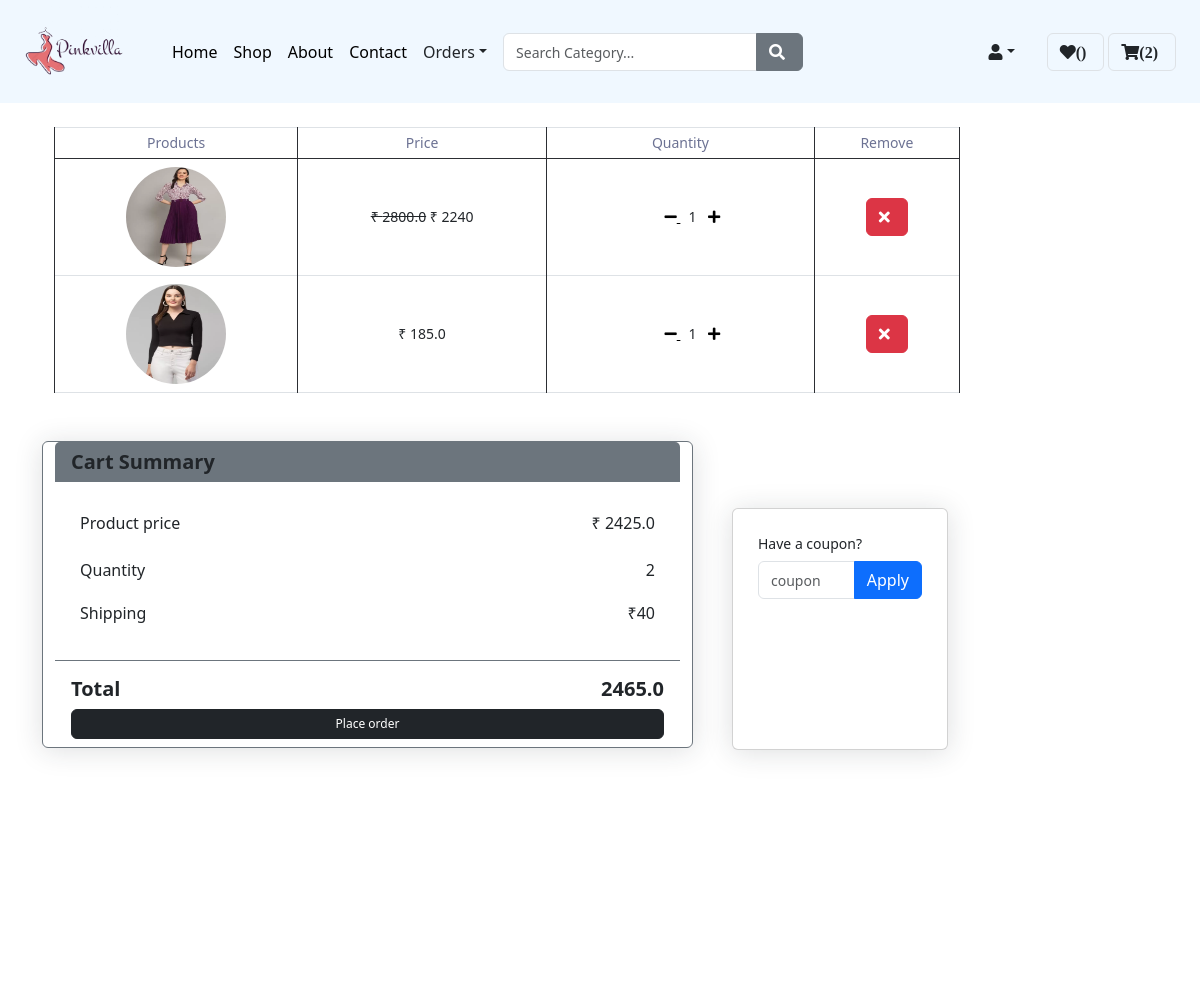
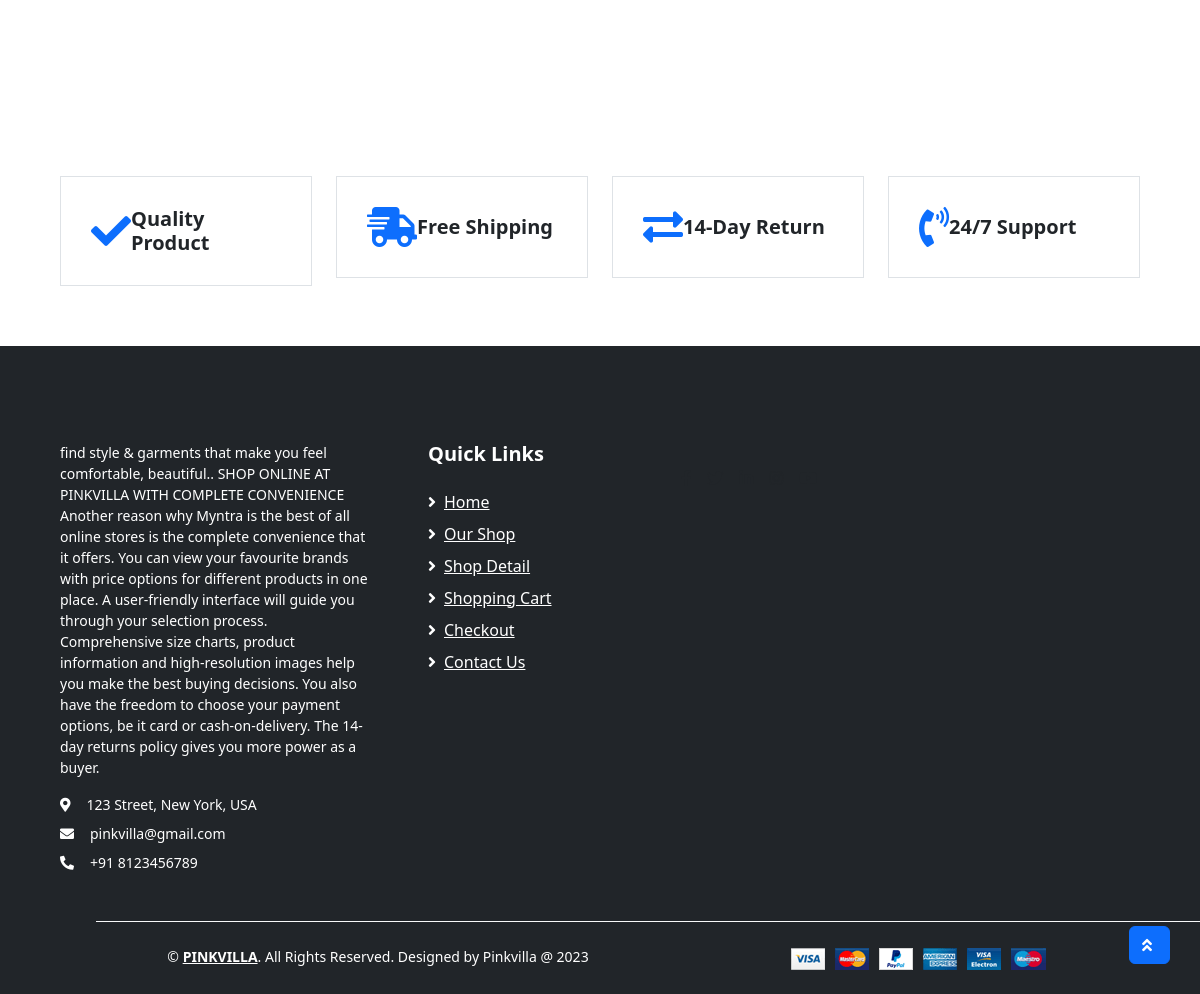
Page /show-cart/ (signed in) on the committed database (2 pictures, top to bottom).
### app1/models.py (models this page shows, shortened)
class Cart(models.Model):
    username = models.ForeignKey(custom_user,on_delete=models.CASCADE)
    variant = models.ForeignKey(Variant,on_delete=models.CASCADE)
    coupon = models.ForeignKey(Coupon, on_delete=models.SET_NULL,null=True,blank= True)
    discount_price= models.DecimalField(max_digits=10,decimal_places=2,default=0)
    quantity = models.PositiveIntegerField(default=1)
    offer = models.ForeignKey(Offer, on_delete=models.SET_NULL, null=True, blank=True)

class Variant(models.Model):
    id = models.AutoField(primary_key=True)
    variant = models.CharField(max_length=100,blank= True,null= True)
    Product = models.ForeignKey(Product,on_delete=models.CASCADE)
    Color = models.ForeignKey(Color,on_delete=models.CASCADE)
    Size = models.ForeignKey(Size,on_delete=models.CASCADE)
    quantity = models.IntegerField(default=1)
    price = models.FloatField(default=0)
    offer = models.ForeignKey(Offer, on_delete=models.SET_NULL, blank=True, null=True)
    image1 = models.ImageField(blank=True, upload_to='images/')
    image2 = models.ImageField(blank=True, upload_to='images/')
    image3 = models.ImageField(blank=True, upload_to='images/')
    image4 = models.ImageField(blank=True, upload_to='images/')

### app1/views.py (the view, shortened to what this page needs)
# urls.py: path('show-cart/', views.show_cart, name='show-cart'),
def show_cart(request):
    username = custom_user.objects.get(username=request.session["username"])
    cart_items = Cart.objects.filter(username=username)
    cart_count = cart_items.count()
    couponobj = None
    amount = 0
    quantityobj = 0
    for cart_item in cart_items:
        variant = cart_item.variant  # Get the variant associated with the cart item
        product = variant.Product  # Get the product associated with the variant
        if product.offer:
            if product.offer.offer_type == 'percentage':
                discounted_price = variant.price * (1 - product.offer.discount / 100)
            elif product.offer.offer_type == 'fixed_amount':
                discounted_price = variant.price - product.offer.discount
            else:
                discounted_price = variant.price
            item_price = discounted_price * cart_item.quantity
            item_price = round(item_price)   #using round function .. the item price is rounded
        else:
            item_price = variant.price * cart_item.quantity
        cart_item.item_price = item_price
        amount += item_price
        quantityobj += cart_item.quantity
    coupon_discount = 0
    if couponobj and couponobj.exists():
        coupon_discount = couponobj[0].discount_price
        amount = Decimal(amount) - coupon_discount
        print(amount)
    total = amount + 40
    context = {
        'cart': cart_items,
        'total': total,
        'amount': amount,
        'quantityobj': quantityobj,
        'coupon_discount': coupon_discount,
        'cart_count': cart_count
    }
    return render(request, 'addtocart.html', context)

### app1/templates/addtocart.html (shortened to what this page needs)
{% extends 'product_detail.html' %}
{% load static %}
{% block main-content %}
<div class="container mr-10 mt-4">
    <div class="col-lg-10  mb-5">
        <table class="table table-bordered text-center mb-2" >
            <thead class="bg-secondary text-dark">
                <tr>
                    <th>Products</th>
                    <th>Price</th>
                    <th>Quantity</th>
                    <th>Remove</th>
                </tr>
            </thead>
            <tbody class="align-middle">
                {% for item in cart %}
                <tr>
                    <td class="align-middle">
                        <img src="{{ item.variant.image1.url }}"  alt="" class="" style="height: 100px; width: 100px;">
                    </td>
                    <td>
                        {% if item.variant.Product.offer %}
                            <s>₹ {{ item.variant.price }}</s> ₹ {{ item.item_price }}
                        {% else %}
                            ₹ {{ item.variant.price }}
                        {% endif %}
                    </td>
                    <td class="align-middle">
                            <div class="p-3 ml-4 align-middle">
                                <a href="{% url 'cart_dec' item.id %}" class="mr-2" style="color: black;">
                                    <i class="fa fa-minus"></i>
                                </a>
                            {{item.quantity}}
                                <a href="{% url 'cart_inc' item.id %}" class="ml-2" style="color: black;">
                                    <i class="fa fa-plus"></i>
                                </a>
                            </div>
                    </td>
                    <td class="align-middle">
                        <a href="{% url 'cart_remove' item.id %}" class="btn btn-danger" onclick="return confirm('Do you want to remove this product from the cart?');">
                            <i class="fa fa-times"></i>
                        </a>
                    </td>
                </tr>
                {% endfor %}
            </tbody>
        </table>
    </div>
</div>
<div class="container pt-0 sm-0">
    <div class="card border-secondary col-sm-12 col-md-6 col-lg-7">
        <div class="card-header bg-secondary border-0">
            <h5 class="font-weight-semi-bold m-0">Cart Summary</h5>
         </div>
        <div class="card-body">
            <div class="d-flex justify-content-between mb-3 pt-1">
                <h6 class="font-weight-medium">Product price</h6>
                <h6 class="font-weight-medium">₹ {{amount}}</h6>
            </div>
            <div class="d-flex justify-content-between mb-3 pt-1">
                <h6 class="font-weight-medium">Quantity</h6>
                <h6 class="font-weight-medium">{{quantityobj}}</h6>
            </div>
            <div class="d-flex justify-content-between">
                <h6 class="font-weight-medium">Shipping</h6>
                <h6 class="font-weight-medium">₹40</h6>
            </div>
        </div>
        <div class="card-footer border-secondary bg-transparent">
            <div class="d-flex justify-content-between mt-2">
                <h5 class="font-weight-bold">Total</h5>
                <h5 class="font-weight-bold">{{total}}</h5>
            </div>
            <div class="d-grid">
                <a href="{% url 'checkout' %}" class="btn btn-dark" style="padding: 5px 10px; font-size: 12px;">Place order</a>
            </div>
        </div>
    </div>
</div>
<aside class="col-md-3" style="margin-left: 60%; margin-top: -20%; width: 20%;">
    <div class="card mb-6">
        <div class="card-body" style="height: 30vh;">
            <form method="POST">
                <div class="form-group">
                    <label>Have a coupon? </label>
                    <div class="input-group">
                        <input type="text" class="form-control" name="coupon" placeholder="coupon">
                        <span class="input-group-append">
                            <button type="submit" class="btn btn-primary">Apply</button>
                        </span>
                    </div>
                </div>
            </form>
        </div>
    </div>
</aside>
{% endblock main-content %}

### rows in the picture
Cart: variant.image1 (picture), variant.price "2800.0", item_price "2240", quantity "1"
Cart: variant.image1 (picture), variant.price "185.0", quantity "1"

### other values in the picture
{{ cart_count }} "2"
{{ amount }} "2425.0"
{{ quantityobj }} "2"
{{ total }} "2465.0"
